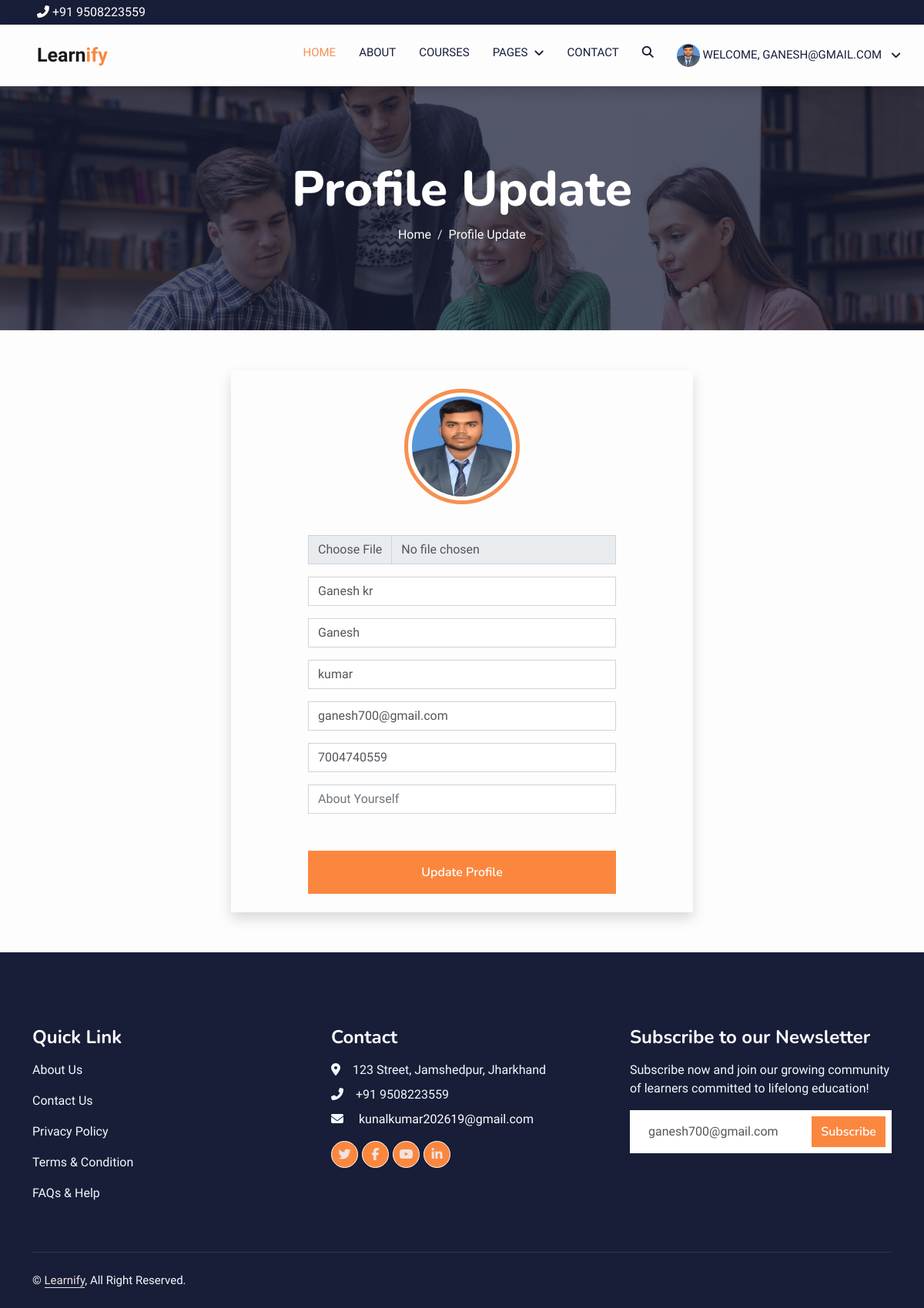
Page /accounts/profile/update (signed in) on the committed database.
### coder/models.py (models this page shows, shortened)
class Profile(models.Model):
    profile_image = models.ImageField(
        default='media/default.jpg', upload_to='media', null=True, blank=True)
    user = models.OneToOneField(User, on_delete=models.CASCADE, blank=True,null=True)
    first_name = models.CharField(max_length=100, blank=True,null=True)
    last_name = models.CharField(max_length=100, blank=True,null=True)
    username = models.CharField(max_length=100, blank=True,null=True)
    email = models.CharField(max_length=100,blank=True,null=True)
    phone = models.BigIntegerField(blank=True,null=True)
    desc = models.CharField(max_length=500, blank=True,null=True)

### learnify/user_login.py (the view)
@login_required(login_url='login')
def profile_update(request):
    if request.method == "POST":
        form = ProfileForm(request.POST, request.FILES,
                           instance=request.user.profile)
        if form.is_valid():
            form.save()
            username = request.user.username
            messages.success(
                request, f'{username}, Your Profile is successfully updated.')
            return render(request, 'user/profile_page.html')
    else:
        form = ProfileForm(instance=request.user.profile)
    context = {
        'form': form,
    }
    return render(request, 'user/profile.html', context)

### templates/user/profile.html (shortened to what this page needs)
{% extends 'base.html' %}
{% load static %}
{% block content %}
<div class="container-fluid bg-primary py-5 mb-5 page-header">
    <div class="container py-5">
        <div class="row justify-content-center">
            <div class="col-lg-10 text-center">
                <h1 class="display-3 text-white animated slideInDown">Profile Update</h1>
                <nav aria-label="breadcrumb">
                    <ol class="breadcrumb justify-content-center">
                        <li class="breadcrumb-item"><a class="text-white" href="#">Home</a></li>
                        <li class="breadcrumb-item"><a class="text-white" href="#">Profile Update</a></li>
                    </ol>
                </nav>
            </div>
        </div>
    </div>
</div>
<div class="container-xxl py-1">
    <div class="container">
        <div class="row g-4">
            <div class="col-12 wow fadeInUp" data-wow-delay="0.5s">
                <center>
                    <form class="shadow p-4" style="max-width: 600px;" method="POST" action="{% url 'profile_update' %}"
                        enctype="multipart/form-data" class="my-form">
                        <div class="row g-3 mb-5">
                            <div class="col-12 text-center mb-4">
                                <div class="form-floating">
                                    {% if user.profile.profile_image %}
                                    <img src="{{ user.profile.profile_image.url }}" alt=""
                                        style="border-radius: 50%; border:5px solid #f69050; padding: 5px;;"
                                        height="150px" width="150px">
                                    {% else %}
                                    <img src="{% static 'img/default.jpg' %}" alt=""
                                        style="border-radius: 50%; border:5px solid #f69050; padding: 5px;;"
                                        height="150px" width="150px">
                                    {% endif %}
                                </div>
                            </div>
                            <div class="col-12">
                                {{form.profile_image}}
                            </div>
                            <div class="col-12">
                                {{form.username}}
                            </div>
                            <div class="col-12">
                                {{form.first_name}}
                            </div>
                            <div class="col-12">
                                {{form.last_name}}
                            </div>
                            <div class="col-12">
                                {{form.email}}
                            </div>
                            <div class="col-12">
                                {{form.phone}}
                            </div>
                            <div class="col-12">
                                {{form.desc}}
                            </div>
                        </div>
                        <div class="col-12">
                            <button class="btn btn-primary py-3" type="submit" style="width: 400px;">Update Profile</button>
                        </div>
            </div>
        </div>
    </div>
</div>
{% endblock %}

### templates/components/header.html (shortened to what this page needs)
{% load static %}
<div class="topnav py-1 px-lg-5 px-2 bg-dark d-flex justify-content-between align-items-center">
    <div>
        <a href="" class="text-white"><i class="fa fa-phone-alt me-1"></i>+91 9508223559</a>
    </div>
</div>
<nav class="navbar navbar-expand-lg navbar-light shadow sticky-top p-0" style="background-color: #fdfdfd;">
    <a href="{% url 'home' %}" class="navbar-brand d-flex align-items-center px-4 px-lg-5">
        <p class="m-0 fw-bold" style="font-size: 25px;"><img src="{% static 'img/gnae.png' %}" alt=""
                height="50px">Learn<span style="color: #fb873f;">ify</span></p>
    </a>
    <div class="collapse navbar-collapse" id="navbarCollapse">
        <div class="navbar-nav ms-auto p-4 p-lg-0">
            <a href="{% url 'home' %}" class="nav-item nav-link active">Home</a>
            <a href="{% url 'about' %}" class="nav-item nav-link">About</a>
            <a href="{% url 'courses' %}" class="nav-item nav-link">Courses</a>
            <div class="nav-item dropdown">
                <a href="#" class="nav-link dropdown-toggle" data-bs-toggle="dropdown">Pages</a>
            </div>
            <a href="{% url 'contact' %}" class="nav-item nav-link">Contact</a>
            <a class=" nav-item nav-link d-flex search-mobile text-white-all icon-xs d-none d-sm-none d-md-none d-lg-block"
                data-bs-toggle="collapse" href="#collapseSearchMobile" role="button" aria-expanded="false"
                aria-controls="collapseSearchMobile">
                <i class="fa fa-search"></i>
            </a>
            {% if user.is_authenticated and user.first_name == '' %}
            <div class="nav-item dropdown">
                <a href="#" class="nav-link dropdown-toggle" data-bs-toggle="dropdown">
                    {% if user.profile.profile_image %}
                    <img src="{{user.profile.profile_image.url}}" alt="" name="image" class="rounded-circle"
                        height="30px" width="30px">
                    {% else %}
                    <img src="{% static 'img/default.jpg' %}" alt="" name="image" class="rounded-circle" height="30px"
                        width="30px">
                    {% endif %}
                    Welcome, {{user.username}}
                </a>
            </div>
            {% else %}
            <li class="nav-item px-3">
                <a href="{% url 'register' %}" class="nav-link">
                    <i class="fa fa-user"></i>
                </a>
            </li>
            {% endif %}
        </div>
    </div>
</nav>

### templates/components/footer.html (shortened to what this page needs)
{% load static %}
<div class="container-fluid bg-dark text-light footer pt-5 mt-5 wow fadeIn" data-wow-delay="0.1s">
    <div class="container py-5">
        <div class="row g-5">
            <div class="col-lg-4 col-md-6">
                <h4 class="text-white mb-3">Quick Link</h4>
                <p><a class="text-light" href="{% url 'about' %}">About Us</a></p>
                <p><a class="text-light" href="{% url 'contact' %}">Contact Us</a></p>
                <p><a class="text-light" href="{% url 'privacy_policy' %}">Privacy Policy</a></p>
                <p><a class="text-light" href="{% url 'terms-&-conditions' %}">Terms & Condition</a></p>
                <p><a class="text-light" href="{% url 'faq' %}">FAQs & Help</a></p>
            </div>
            <div class="col-lg-4 col-md-6">
                <h4 class="text-white mb-3">Contact</h4>
                <p class="mb-2"><i class="fa fa-map-marker-alt me-3"></i>123 Street, Jamshedpur, Jharkhand</p>
                <p class="mb-2"><i class="fa fa-phone-alt me-3"></i>+91 9508223559</p>
                <p class="mb-2"><i class="fa fa-envelope me-3"></i><a href="mailto:secretcoder@gmail.com" class="text-white"> kunalkumar202619@gmail.com</a></p>
                <div class="d-flex pt-2">
                    <a class="btn btn-outline-light btn-social" href=""><i
                            class="fab fa-twitter"></i></a>
                    <a class="btn btn-outline-light btn-social" href=""><i class="fab fa-facebook-f"></i></a>
                    <a class="btn btn-outline-light btn-social" href=""><i class="fab fa-youtube"></i></a>
                    <a class="btn btn-outline-light btn-social" href=""><i class="fab fa-linkedin-in"></i></a>
                </div>
            </div>
            <div class="col-lg-4 col-md-6">
                <h4 class="text-white mb-3">Subscribe to our Newsletter</h4>
                <p>Subscribe now and join our growing community of learners committed to lifelong education! </p>
                <div class="position-relative mx-auto" style="max-width: 400px;">
                    <form action="{% url 'subscriber' %}" method="POST">
                        <input class="form-control border-0 w-100 py-3 ps-4 pe-5" type="text" placeholder="Your email"
                            value="{{user.email}}" name="email">
                        <button type="submit"
                            class="btn btn-primary py-2 position-absolute top-0 end-0 mt-2 me-2">Subscribe</button>
                    </form>
                </div>
            </div>
        </div>
    </div>
    <div class="container">
        <div class="copyright">
            <div class="row">
                <div class="col-md-6 text-center text-md-start mb-3 mb-md-0">
                    &copy; <a class="border-bottom" href="{% url 'home' %}">Learnify</a>, All Right Reserved.
                </div>
            </div>
        </div>
    </div>
</div>

### static/css/style.css (style rules this page uses)
:root { --primary: #f69050; --light: #F0FBFC; --light: #f0e4de; --dark: #181d38; }
body { background-color: #fdfdfd; }
.btn { background-color: #fb873f; border: none; }
.btn { font-family: 'Nunito', sans-serif; font-weight: 600; transition: .5s; }
.btn.btn-primary, .btn.btn-secondary { color: #FFFFFF; }
.navbar .dropdown-toggle::after { border: none; content: "\f107"; font-family: "Font Awesome 5 Free"; font-weight: 900; vertical-align: middle; margin-left: 8px; }
.navbar-light .navbar-nav .nav-link { margin-right: 30px; padding: 25px 0; color: #FFFFFF; font-size: 15px; text-transform: uppercase; outline: none; }
.navbar-light .navbar-nav .nav-link:hover, .navbar-light .navbar-nav .nav-link.active { color: var(--primary); }
.navbar-light .navbar-brand, .navbar-light a.btn { height: 75px; }
.navbar-light .navbar-nav .nav-link { color: var(--dark); font-weight: 500; }
.navbar-light.sticky-top { top: -100px; transition: .5s; }
.page-header { background: linear-gradient(rgba(24, 29, 56, .7), rgba(24, 29, 56, .7)), url(../img/carousel-1.jpg); background-position: center center; background-repeat: no-repeat; background-size: cover; }
.breadcrumb-item+.breadcrumb-item::before { color: var(--light); }
.footer .btn.btn-social { margin-right: 5px; width: 35px; height: 35px; display: flex; align-items: center; justify-content: center; color: var(--light); font-weight: normal; border: 1px solid #FFFFFF; border-radius: 35px; transition: .3s; }
.footer .copyright { padding: 25px 0; font-size: 15px; border-top: 1px solid rgba(256, 256, 256, .1); }
.footer .copyright a { color: var(--light); }

### rows in the picture
Profile: username "Ganesh kr", first_name "Ganesh", last_name "kumar", email "ganesh700@gmail.com", phone "7004740559"

### other values in the picture
{{ user.username }} "GANESH@GMAIL.COM"
